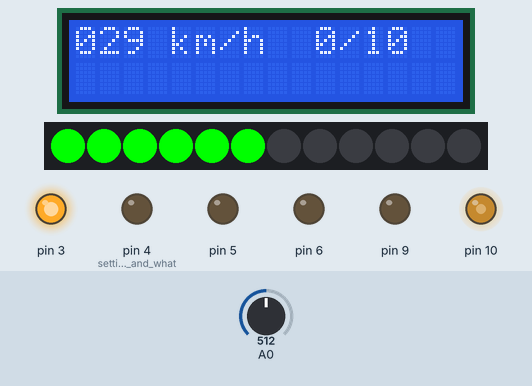
A sketch run on a simulated Arduino Uno, built with avr-gcc and run on an emulated ATmega328P. Shown: 16×2 character LCD, 12 RGB LEDs in strip order, left to right, output pins drawn as LEDs (lit = HIGH). Inputs (shaded band) come from the test bench; at power-on: A0 = 512. What the sketch prints to the serial monitor is not drawn.

Above: at 1.2 s.
1.3 s: A0 set to 1023
At 6.9 s:
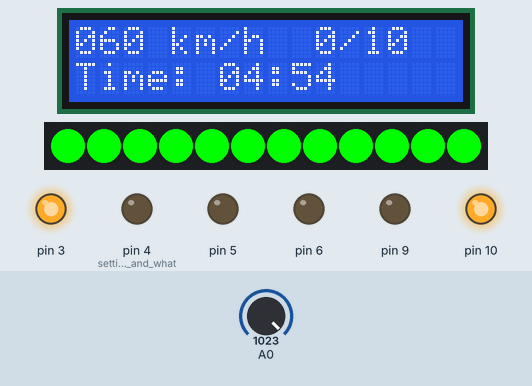
7.6 s: A0 set to 1014
At 9.5 s:
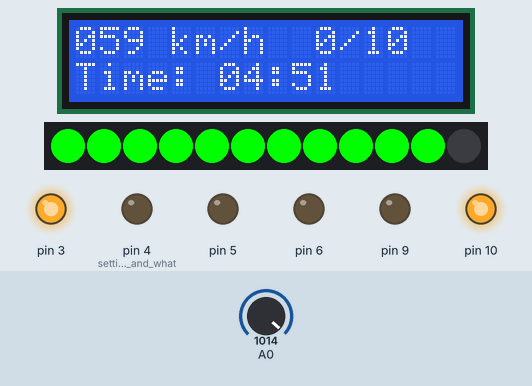
13.7 s: A0 set to 0
At 18.7 s:
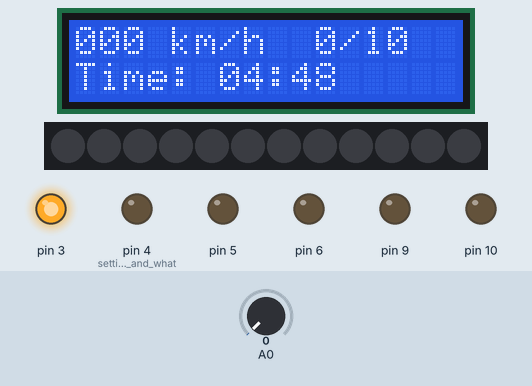
18.8 s: A0 set to 18
At 21.9 s:
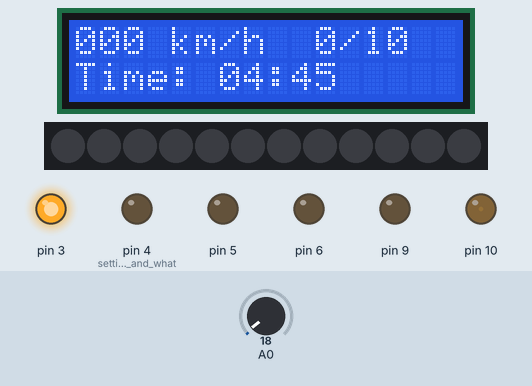
24.8 s: A0 set to 23
At 28.7 s:
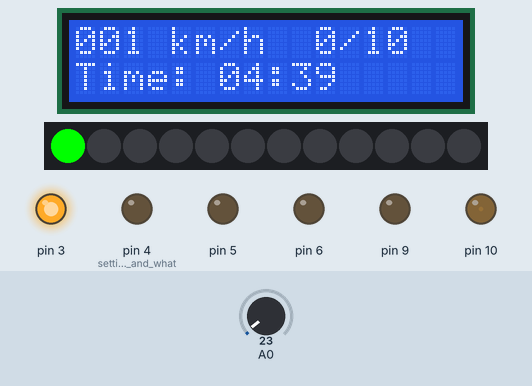
28.9 s: A0 set to 79
At 31.2 s:
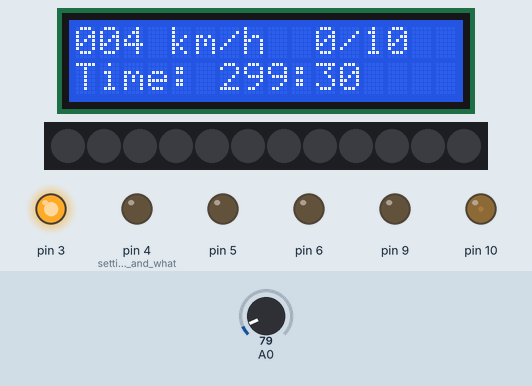
32.8 s: A0 set to 97
Timing chart, 0 to 35.8 s (numbered marks = the images above; inputs shaded):
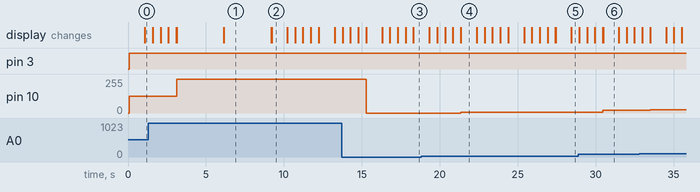

Measured:
- the behaviour switches between 1023 and 1022 on A0 (found by bisection; images 1 and 2)
- the behaviour switches between 20 and 21 on A0 (found by bisection; images 4 and 5)
- after the input at 1.3 s, pin 10: 127/255 → 255/255 after 1.8 s; the display: first differs from a run without the input after 1.8 s (image 1 shows a later state)
- after the input at 7.6 s, pin 10: 255/255 → 252/255 after 1.6 s; the display: first differs from a run without the input after 1.6 s (image 2)
- after the input at 13.7 s, pin 10: 252/255 → 0/255 after 1.6 s; the display: first differs from a run without the input after 1.6 s (image 3 shows a later state)
- after the input at 18.8 s, pin 10: 0/255 → 4/255 after 2.6 s
- after the input at 24.8 s, pin 10: 4/255 → 5/255 after 2.6 s
- after the input at 28.9 s, pin 10: 5/255 → 19/255 after 1.6 s
- after the input at 32.8 s, pin 10: 19/255 → 24/255 after 0.71 s

The sketch:

F1sim.ino
```cpp
 // C++ code
//make the km/h equal the max speed if it starts to go over the neccesary rpm
//highest known attainable speed is 397.36 1.6856v power supply needed for max speed
//Takes values off the track and speed and tries to take hp value of tyres
//to let user know in simulation when the tyres need to be changed, also lets user know when the capacity of the tyres speed has been reached and exceeded
//By emmitting a warning light
#include <Adafruit_LiquidCrystal.h>// import i2c LCD library
#include <Adafruit_NeoPixel.h> // import NEOPIXEL library
#define PIN 2	 // input pin Neopixel is attached to
int NUMPIXELS = 12;
//#define NUMPIXELS      6 // number of neopixels in strip
//Adafruit_NeoPixel pixels = Adafruit_NeoPixel(NUMPIXELS, PIN, NEO_GRB + NEO_KHZ800);
Adafruit_NeoPixel pixels = Adafruit_NeoPixel(NUMPIXELS, PIN, NEO_GRB + NEO_KHZ800);
int output1=0;
int output2=0;
int seconds = 0;
int delayVal=0;
int lastLapCounter = 0; // Tracks the last lap when tire degradation was applied
int redColour=0;// values for LEDs
int greenColour=0;
int blueColour=0;
int black_colour=0;// value to be used for blinking effect in for loop
int dummyVal;
int warning=2;// pin initialisation for warning led
unsigned long lapStartTime = 0;// initialising a byte reader for time elapsed within the actual simulation of tinkercad
int lapTimeSeconds;
int degradationRate=0;// rate at which the tyres will degrade wuth every passing lap
float track = 5;// length of the track in km/h per lap
int laps=10;// total regulated laps for f1 of silverstone
float total_Distance=5*10;//5km between stops
int maxSpeed;// maximum speed the tyre can achieve
int tyreHealth; // Represents the health of the tires
int lapCounter = 0; // Keeps track of laps completed
int lastSecond = 0;      // Tracks last time update
  int currentMillis = millis(); // Get the current time
  int lastUpdateTime = 0;
  bool lapStarted = false; // Track if lap has started
String tyres="regular";// user will input via a terminal what type of tyres will be assigned to the simulator
Adafruit_LiquidCrystal lcd_1(0);


void setup()
{
  lcd_1.begin(16, 2);
  pinMode(4,OUTPUT);// setting all pins and what role they play in the system
  pinMode(3,OUTPUT);
  pinMode(5,OUTPUT);
  pinMode(6,OUTPUT);

  pixels.begin();// begins the imported program for the neopixel
  lapStartTime = millis();// assigns the time in milliseconds since the simulation on tinkercad began
  Serial.begin(9600);
}

void loop()
{
  lcd_1.setCursor(10,0);
  lcd_1.print(lapCounter);// prints the current laps attained by the driver
  lcd_1.print("/10");// total laps, will never change


  if (tyres=="regular"){//
   digitalWrite(3,HIGH); // writes which LED will be displayed to correspond with tyre chosen at the moment
   tyreHealth= 23; // health assigned to each type of tyre
   lcd_1.setCursor(4,0);// sets where the cursor will begin outputting information on the LCD
   lcd_1.print("km/h ");
    softTyres();
  }

  setColor(); // sets colour of the neopixels


 for (int i = 0; i < 12; i++) {// for loop begins for NEOPIXEL. 12 is the number of LEDs in the neopixel
  pixels.setPixelColor(i,pixels.Color(0,0,0)); // initialisation has them turned off to begin with
  pixels.show();// shows the resulting value on the neopixel
  }
  for (int i = 0; i < NUMPIXELS; i++) {// creates the radial effect in line with the potentiometer's mapped values
  pixels.setPixelColor(i,pixels.Color(redColour, greenColour, blueColour));// the following code from line 95-122 is a
    //long form of flashing the last LED on and off for an aesthetic effect.
  pixels.show();// unfortunately tinkercad cant handle much of this following code so iut has been simplified to a longer blinking programme rather than another if else statement or for loop
  }
  delay(500);
  pixels.setPixelColor(NUMPIXELS,pixels.Color(0,0,0));
  pixels.show();
  delay(500);
    pixels.setPixelColor(NUMPIXELS,pixels.Color(redColour, greenColour, blueColour));
  pixels.show();
  delay(500);
    pixels.setPixelColor(NUMPIXELS,pixels.Color(0,0,0));
  pixels.show();
  delay(500);
    pixels.setPixelColor(NUMPIXELS,pixels.Color(redColour, greenColour, blueColour));
  pixels.show();
  delay(500);
   pixels.setPixelColor(NUMPIXELS,pixels.Color(0,0,0));
  pixels.show();
  delay(500);
  // Loop the "black" hopping effect with the green color
 // for (int i = 0; i < NUMPIXELS; i++) {
    // Set current pixel to black (off) and the previous one back to green
  //  pixels.setPixelColor(i, pixels.Color(0, 0, 0)); // Turn current pixel off (black)
  //  if (i > 0) {
  //    pixels.setPixelColor(i - 1, pixels.Color(redColour, greenColour, blueColour)); // Set previous pixel to green
  //  }
  //  pixels.show();
  //  delay(100); // Delay before the next "hop"
 // }
  lapTimeCalculator();
//  healthEvaluationoftyres();


}
void setColor(){// function that sets the led colour on the neopixels based on the health remaining within each chosen tyre
  redColour = 0;
  greenColour = 255;
  blueColour=  0;
  black_colour = 0;
  if(tyreHealth> tyreHealth/2){// if tyre is more than half health it should be good
    greenColour=255;
    redColour=0;
  }
if (tyreHealth <= tyreHealth/2){// if less than it should switch to orange to let driver know of any imminent dangers
    redColour = 255;// both colour values make an orange effect
    greenColour=165;
  }
  if (tyreHealth <5){ // turns neopixel fred as health is nearly depleted
    redColour = 255;// both colour values make an orange effect
    greenColour=0 ;
  }

}

void softTyres() { // soft tyre function that revolves around a what a soft tre might act like
  int rpmperpotval;
  int maxspeed = 60;// maximum speed attainable in and f1 car
  int sensorVal = analogRead(A0);
  //dummyVal=sensorVal;

  output2 = map(sensorVal, 0, 1023, 0, 255);// maps the bits of the potentiometer to be in line with the DC motor
  analogWrite(10,output2);
  NUMPIXELS = map(output2 , 0, 255, 0, 12);// maps again to be in line with NEOPIXEL display
  output2 = map(output2 , 0, 255, 0, maxspeed);// further maps output 2 to be displayed on the LCD

  analogWrite(9,0);
	int rps=((3196/dummyVal)/60);//calculation for rps/ rpm required fir maximum attainable speed divided by vakye taken from the output/ further divided by 60 to get rps
	delayVal=(1/12)/rps;//delayval for the actual neopixel to rotate at the speed of

  // Display the output on the LCD with if statements
  lcd_1.setCursor(0, 0);  // Set LCD cursor position

  // Check if the number is less than 10
  if (output2 < 100) {
    lcd_1.print("0");      // Print a leading zero for numbers less than 10
  }
  if(output2<10){
    lcd_1.print("0");      // Print a leading zero for numbers less than 10
  }


  // Print the actual number
  lcd_1.print(output2);     // This will print the number, whether it's one or two digits
//onto the delay bit
//
//using outputValue and radius per metre of the revolution
//3197 the average maximum value when maximum acceleration is applied
}


void lapTimeCalculator() {
  static unsigned long lastSerialUpdate = 0; // Track last time data was sent
  static unsigned long lastLCDUpdate = 0;    // Track last LCD update time
  int currentMillis = millis(); // Get current time

  if (output2 > 0) {
    lapTimeSeconds = (track * 3600) / output2;
    lapStarted = true; // Lap starts when speed > 0
  }

  if (lapStarted) {
    int elapsedSeconds = (millis() - lapStartTime) / 1000;
    int remainingTime = lapTimeSeconds - elapsedSeconds;

    // If speed is 0, add 1 second every second
    if (output2 == 0 && currentMillis - lastUpdateTime >= 1000) {
      remainingTime += 1;
      lastUpdateTime = currentMillis;
    }

    // If time reaches zero, move to the next lap
    if (remainingTime <= 0) {
      lapCounter++;
      tyreHealth--;
      lapStartTime = millis();
      lapStarted = false;

      if (lapCounter >= laps) {
        lcd_1.setCursor(0, 1);
        lcd_1.print("Race Complete!   ");
        return;
      }
      remainingTime = lapTimeSeconds;
    }

    // **Update LCD every second**
    if (currentMillis - lastLCDUpdate >= 1000) {
      lastLCDUpdate = currentMillis; // Reset LCD timer

      // Convert to minutes & seconds for LCD display
      int minutes = remainingTime / 60;
      int seconds = remainingTime % 60;

      // Display on LCD
      lcd_1.setCursor(0, 1);
      lcd_1.print("Time: ");
      if (minutes < 10) lcd_1.print("0");
      lcd_1.print(minutes);
      lcd_1.print(":");
      if (seconds < 10) lcd_1.print("0");
      lcd_1.print(seconds);
    }

    // **Send data every 5 seconds to Raspberry Pi**
    if (millis() - lastSerialUpdate >= 5000) {
      lastSerialUpdate = millis(); // Reset timer

      Serial.print("Next Stop: ");
      Serial.print(lapCounter+1);
      Serial.print(", Time Left: ");
      Serial.print(remainingTime);
      Serial.print(", Speed: ");
      Serial.print(output2);

      // **Send vehicle status**
      if (output2 == 0) {
        Serial.println(", Status: STOPPED");
      } else {
        Serial.println(", Status: MOVING");
      }
    }
  }
}
```
